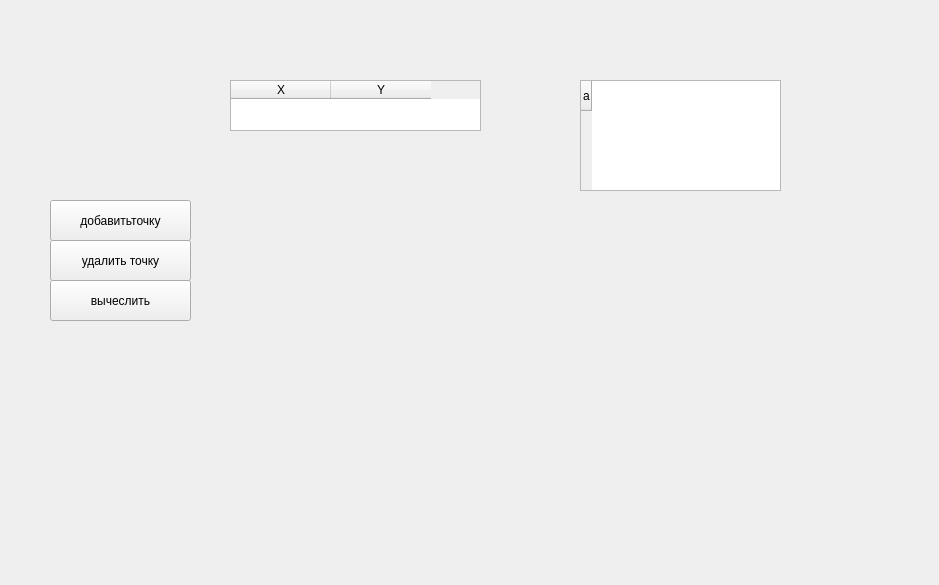
<?xml version="1.0" encoding="UTF-8"?>
<ui version="4.0">
 <class>Form</class>
 <widget class="QWidget" name="Form">
  <property name="geometry">
   <rect>
    <x>0</x>
    <y>0</y>
    <width>939</width>
    <height>585</height>
   </rect>
  </property>
  <property name="windowTitle">
   <string>Form</string>
  </property>
  <widget class="QTableWidget" name="tablePoints">
   <property name="geometry">
    <rect>
     <x>230</x>
     <y>80</y>
     <width>251</width>
     <height>51</height>
    </rect>
   </property>
   <column>
    <property name="text">
     <string>X</string>
    </property>
   </column>
   <column>
    <property name="text">
     <string>Y</string>
    </property>
   </column>
  </widget>
  <widget class="QPushButton" name="btnAdd">
   <property name="geometry">
    <rect>
     <x>50</x>
     <y>200</y>
     <width>141</width>
     <height>41</height>
    </rect>
   </property>
   <property name="text">
    <string>добавитьточку</string>
   </property>
  </widget>
  <widget class="QPushButton" name="btnRemove">
   <property name="geometry">
    <rect>
     <x>50</x>
     <y>240</y>
     <width>141</width>
     <height>41</height>
    </rect>
   </property>
   <property name="text">
    <string>удалить точку</string>
   </property>
  </widget>
  <widget class="QPushButton" name="btnCompute">
   <property name="geometry">
    <rect>
     <x>50</x>
     <y>280</y>
     <width>141</width>
     <height>41</height>
    </rect>
   </property>
   <property name="text">
    <string>вычеслить</string>
   </property>
  </widget>
  <widget class="QTableWidget" name="tableCoeff">
   <property name="geometry">
    <rect>
     <x>580</x>
     <y>80</y>
     <width>201</width>
     <height>111</height>
    </rect>
   </property>
   <row>
    <property name="text">
     <string>a</string>
    </property>
   </row>
  </widget>
  <widget class="QWidget" name="graphWidget" native="true">
   <property name="geometry">
    <rect>
     <x>530</x>
     <y>350</y>
     <width>321</width>
     <height>191</height>
    </rect>
   </property>
  </widget>
  <widget class="SliderVV" name="sliderDegreeStats" native="true">
   <property name="geometry">
    <rect>
     <x>20</x>
     <y>80</y>
     <width>191</width>
     <height>61</height>
    </rect>
   </property>
  </widget>
 </widget>
 <customwidgets>
  <customwidget>
   <class>SliderVV</class>
   <extends>QWidget</extends>
   <header>slidervv.h</header>
   <container>1</container>
  </customwidget>
 </customwidgets>
 <resources/>
 <connections/>
</ui>
